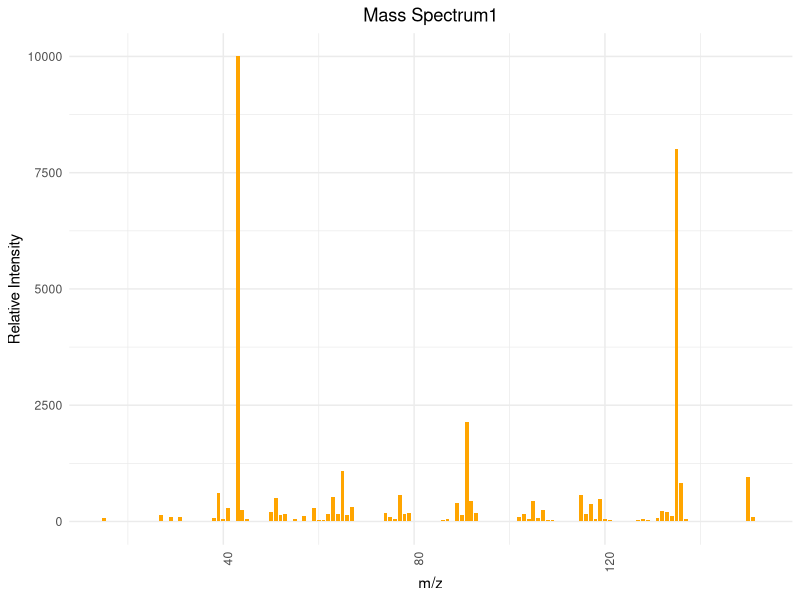
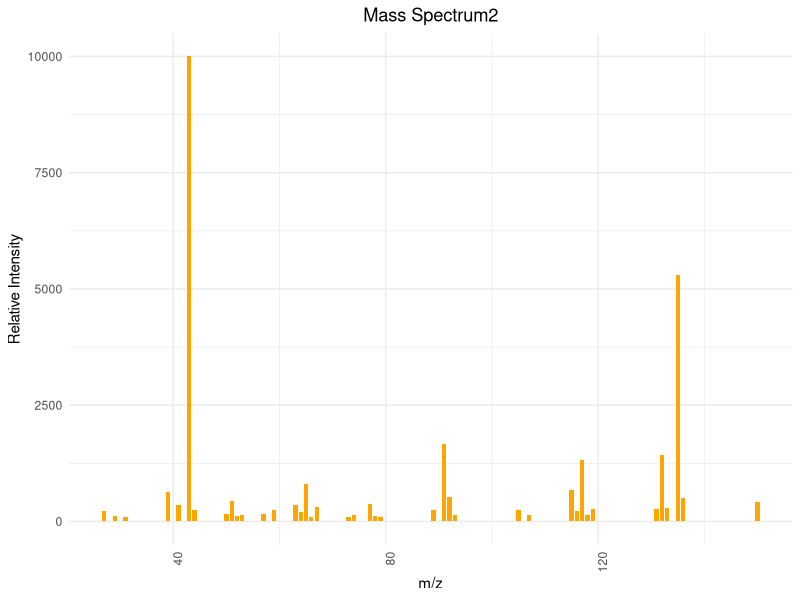
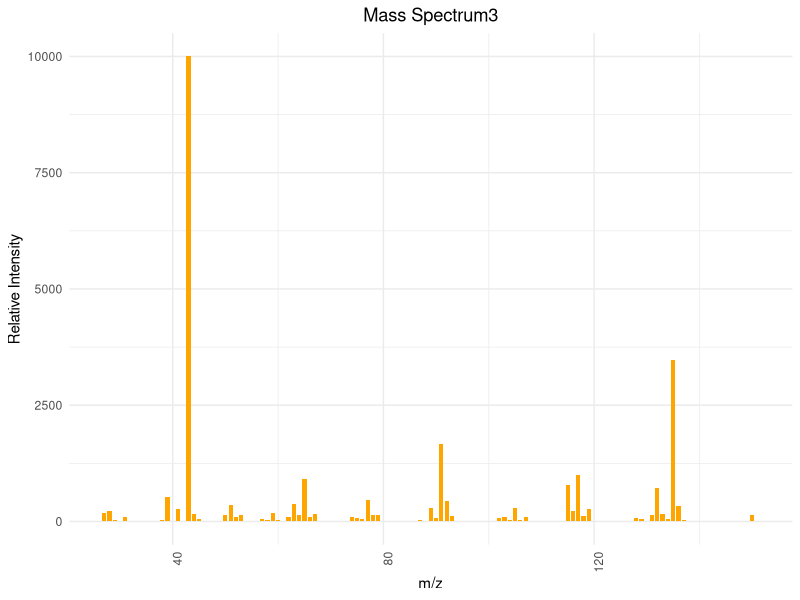
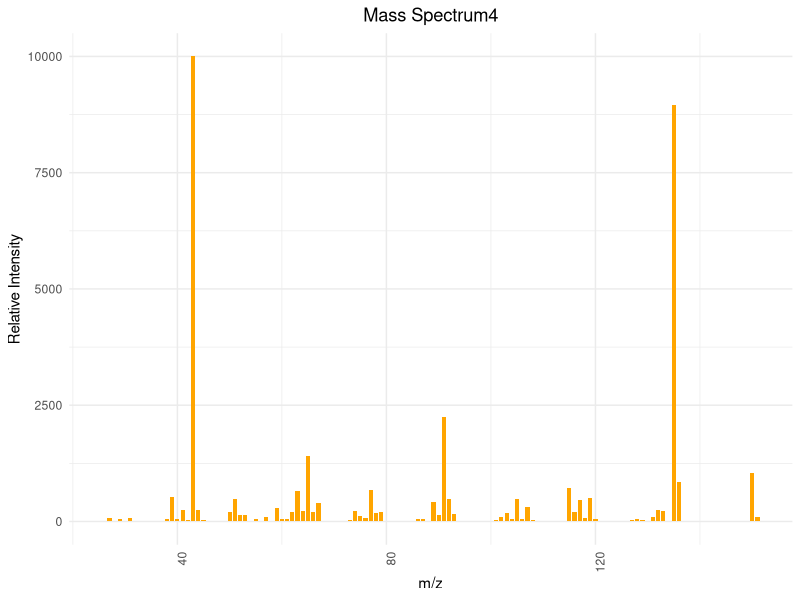
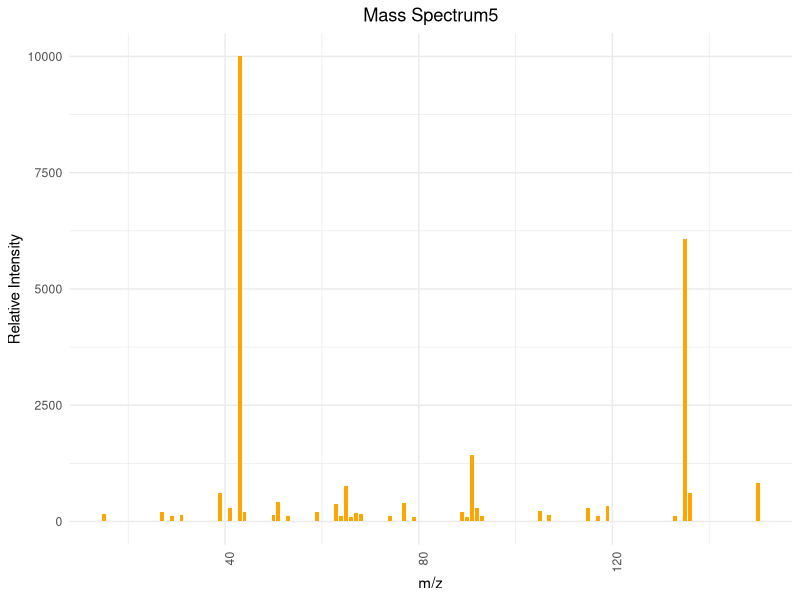

These charts were generated, in order, by the following R code:
## ---- chunk 1
# 安装并加载所需的包
library(ggplot2)

# 图1
mz1 <- c(15, 26, 27, 29, 31, 37, 38, 39, 40, 41, 42, 43, 44, 45, 49, 50, 51, 52, 53, 54, 55, 57, 59, 60, 61, 62, 63, 64, 65, 66, 67, 73, 74, 75, 76, 77, 78, 79, 80, 81, 85, 86, 87, 88, 89, 90, 91, 92, 93, 94, 98, 101, 102, 103, 104, 105, 106, 107, 108, 109, 113, 114, 115, 116, 117, 118, 119, 120, 121, 126, 127, 128, 129, 130, 131, 132, 133, 134, 135, 136, 137, 148, 149, 150, 151, 152)
intensity1 <- c(70, 20, 140, 90, 100, 10, 70, 610, 60, 280, 10, 9999, 250, 50, 10, 210, 510, 140, 160, 20, 60, 110, 300, 30, 40, 160, 530, 160, 1090, 150, 310, 20, 180, 90, 60, 580, 160, 190, 10, 10, 10, 40, 50, 20, 400, 150, 2140, 430, 180, 20, 10, 20, 90, 160, 50, 440, 70, 250, 30, 30, 10, 10, 570, 170, 370, 60, 480, 50, 30, 10, 30, 50, 40, 10, 80, 220, 200, 120, 8010, 830, 50, 10, 10, 960, 100, 10)

data1 <- data.frame(mz1, intensity1)


ggplot(data1, aes(x=mz1, y=intensity1)) +
  geom_bar(stat="identity", fill="orange", width=0.8) + 
  theme_minimal() + 
  labs(title="Mass Spectrum1",
       x="m/z",
       y="Relative Intensity") + 
  theme(axis.text.x = element_text(angle = 90, hjust = 1), plot.title = element_text(hjust = 0.5))  

# 图2
mz2 <- c(27, 29, 31, 39, 41, 43, 44, 50, 51, 52, 53, 57, 59, 63, 64, 65, 66, 67, 73, 74, 77, 78, 79, 89, 91, 92, 93, 105, 107, 115, 116, 117, 118, 119, 131, 132, 133, 135, 136, 150)
intensity2 <- c(230, 110, 100, 640, 350, 9999, 240, 160, 430, 110, 130, 170, 240, 360, 200, 800, 100, 310, 100, 150, 370, 110, 100, 240, 1670, 530, 140, 250, 150, 680, 230, 1320, 140, 260, 270, 1430, 290, 5310, 510, 410)

data2 <- data.frame(mz2, intensity2)

ggplot(data2, aes(x=mz2, y=intensity2)) +
  geom_bar(stat="identity", fill="orange", width=0.8) + 
  theme_minimal() + 
  labs(title="Mass Spectrum2",
       x="m/z",
       y="Relative Intensity") + 
  theme(axis.text.x = element_text(angle = 90, hjust = 1), plot.title = element_text(hjust = 0.5))  

# 图3
mz3 <- c(27, 28, 29, 31, 37, 38, 39, 40, 41, 42, 43, 44, 45, 46, 49, 50, 51, 52, 53, 54, 55, 57, 58, 59, 60, 61, 62, 63, 64, 65, 66, 67, 68, 73, 74, 75, 76, 77, 78, 79, 80, 81, 85, 86, 87, 88, 89, 90, 91, 92, 93, 94, 98, 101, 102, 103, 104, 105, 106, 107, 108, 109, 113, 114, 115, 116, 117, 118, 119, 120, 121, 126, 127, 128, 129, 130, 131, 132, 133, 134, 135, 136, 137, 150, 151)
intensity3 <- c(180, 220, 30, 100, 10, 40, 530, 10, 260, 20, 9999, 170, 50, 10, 10, 140, 360, 100, 130, 10, 20, 50, 40, 180, 30, 20, 100, 370, 140, 910, 100, 160, 10, 10, 90, 70, 60, 460, 130, 150, 10, 5, 5, 10, 30, 10, 290, 80, 1670, 450, 120, 10, 5, 20, 70, 100, 30, 280, 30, 100, 10, 10, 5, 10, 790, 230, 1000, 110, 270, 20, 10, 10, 20, 70, 60, 10, 140, 710, 160, 50, 3480, 340, 30, 140, 10)

data3 <- data.frame(mz3, intensity3)

ggplot(data3, aes(x=mz3, y=intensity3)) +
  geom_bar(stat="identity", fill="orange", width=0.8) + 
  theme_minimal() + 
  labs(title="Mass Spectrum3",
       x="m/z",
       y="Relative Intensity") + 
  theme(axis.text.x = element_text(angle = 90, hjust = 1), plot.title = element_text(hjust = 0.5)) 

# 图4
mz4 <- c(26, 27, 29, 31, 37, 38, 39, 40, 41, 42, 43, 44, 45, 49, 50, 51, 52, 53, 55, 57, 59, 60, 61, 62, 63, 64, 65, 66, 67, 72, 73, 74, 75, 76, 77, 78, 79, 85, 86, 87, 88, 89, 90, 91, 92, 93, 98, 101, 102, 103, 104, 105, 106, 107, 108, 113, 114, 115, 116, 117, 118, 119, 120, 127, 128, 129, 130, 131, 132, 133, 135, 136, 148, 149, 150, 151)
intensity4 <- c(10, 80, 60, 80, 10, 60, 530, 50, 250, 30, 9999, 250, 40, 10, 200, 480, 130, 150, 60, 100, 300, 50, 50, 200, 660, 230, 1400, 200, 390, 10, 30, 230, 110, 70, 680, 180, 200, 20, 50, 60, 20, 420, 140, 2250, 490, 160, 10, 30, 100, 180, 50, 480, 60, 310, 30, 10, 20, 720, 210, 460, 70, 500, 50, 30, 50, 40, 10, 90, 250, 230, 8950, 840, 10, 10, 1040, 100)

data4 <- data.frame(mz4, intensity4)

ggplot(data4, aes(x=mz4, y=intensity4)) +
  geom_bar(stat="identity", fill="orange", width=0.8) + 
  theme_minimal() + 
  labs(title="Mass Spectrum4",
       x="m/z",
       y="Relative Intensity") + 
  theme(axis.text.x = element_text(angle = 90, hjust = 1), plot.title = element_text(hjust = 0.5)) 

# 图5
mz5 <- c(15, 27, 29, 31, 39, 41, 43, 44, 50, 51, 53, 59, 63, 64, 65, 66, 67, 68, 74, 77, 79, 89, 90, 91, 92, 93, 105, 107, 115, 117, 119, 133, 135, 136, 150)
intensity5 <- c(170, 210, 110, 130, 620, 280, 9999, 200, 140, 420, 110, 210, 380, 110, 760, 100, 190, 170, 110, 400, 100, 210, 100, 1420, 290, 110, 220, 150, 280, 120, 330, 120, 6070, 620, 830)

data5 <- data.frame(mz5, intensity5)

ggplot(data5, aes(x=mz5, y=intensity5)) +
  geom_bar(stat="identity", fill="orange", width=0.8) + 
  theme_minimal() + 
  labs(title="Mass Spectrum5",
       x="m/z",
       y="Relative Intensity") + 
  theme(axis.text.x = element_text(angle = 90, hjust = 1), plot.title = element_text(hjust = 0.5)) 
